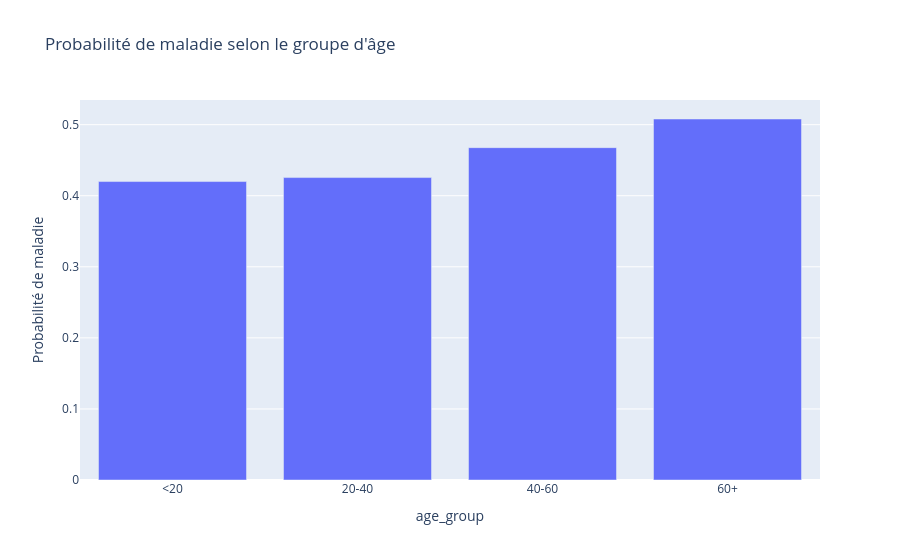

The notebook cell this image was saved under:
### Code cell
plot_age = (
    df.groupby("age_group")["has_disease"]
      .mean()
      .reset_index()
)

fig = px.bar(
    plot_age,
    x="age_group",
    y="has_disease",
    title="Probabilité de maladie selon le groupe d'âge",
)

fig.update_layout(yaxis_title="Probabilité de maladie")

fig.show()

### Figure 1 — Plotly figure (JSON) as saved in the notebook; plotly's stock layout.template omitted (floating-point values rounded to 4 significant figures)
{"data": [{"hovertemplate": "age_group=%{x}<br>has_disease=%{y}<extra></extra>", "legendgroup": "", "marker": {"color": "#636efa", "pattern": {"shape": ""}}, "name": "", "orientation": "v", "showlegend": false, "textposition": "auto", "type": "bar", "x": ["<20", "20-40", "40-60", "60+"], "xaxis": "x", "y": [0.42, 0.4256, 0.4677, 0.508], "yaxis": "y"}], "layout": {"barmode": "relative", "legend": {"tracegroupgap": 0}, "title": {"text": "Probabilité de maladie selon le groupe d'âge"}, "xaxis": {"anchor": "y", "domain": [0, 1], "title": {"text": "age_group"}}, "yaxis": {"anchor": "x", "domain": [0, 1], "title": {"text": "Probabilité de maladie"}}}}
